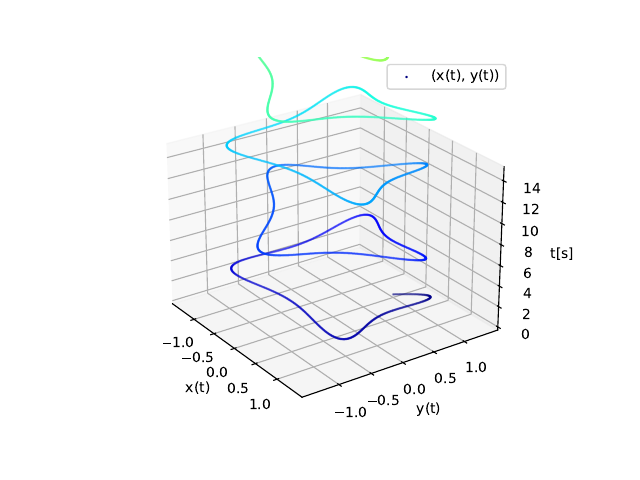

The script that saved this image:
import matplotlib as mpl
from mpl_toolkits.mplot3d import Axes3D
import numpy as np
import matplotlib.pyplot as plt

ax = plt.figure().add_subplot(projection='3d')

# Plot a sin curve using the x and y axes.
x, y, z = np.loadtxt('/workspaces/Computazionale/Esonero/File/Parte0dt0.01.dat', usecols=(2, 1, 0), unpack=True)
ax.scatter(x, y, z, c = plt.cm.jet(z/(0.5*max(z))), label='(x(t), y(t))', s=0.5) 

# Make legend, set axes limits and labels
ax.legend()
ax.set_xlabel('x(t)')
ax.set_ylabel('y(t)')
ax.set_zlabel('t[s]')
ax.set_zlim(0, 15)

# Customize the view angle so it's easier to see that the scatter points lie
# on the plane y=0
ax.view_init(elev=25., azim=-35, roll=0)

plt.savefig("Parte03d.pdf")